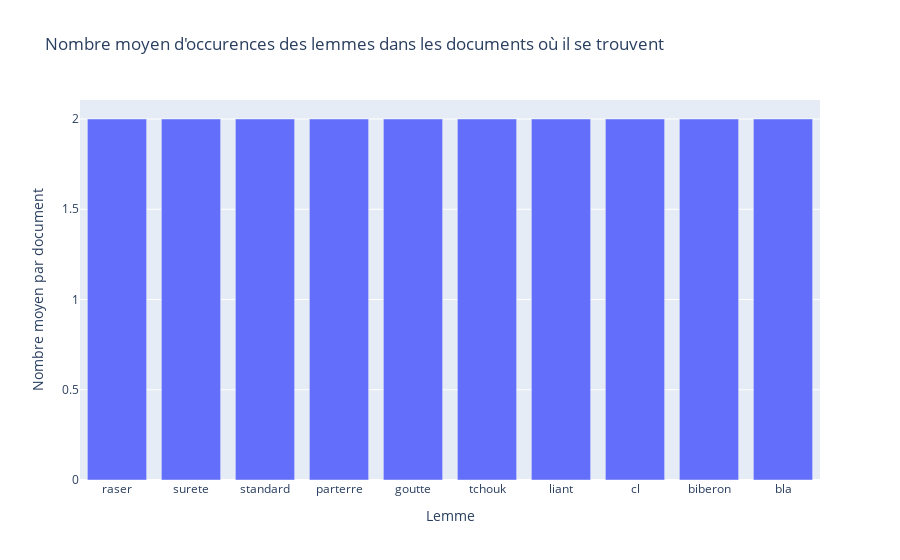

Notebook code cell kept with this figure:
### Code cell
df.sort_values(by = ['Nombre moyen par document'], inplace = True, ascending=False)
px.bar(df.iloc[:10,:], x = 'Lemme', y = 'Nombre moyen par document', title = "Nombre moyen d'occurences des lemmes dans les documents où il se trouvent")

### Figure 1 — Plotly figure (JSON) as saved in the notebook; plotly's stock layout.template omitted (floating-point values rounded to 4 significant figures)
{"data": [{"alignmentgroup": "True", "hovertemplate": "Lemme=%{x}<br>Nombre moyen par document=%{y}<extra></extra>", "legendgroup": "", "marker": {"color": "#636efa", "pattern": {"shape": ""}}, "name": "", "offsetgroup": "", "orientation": "v", "showlegend": false, "textposition": "auto", "type": "bar", "x": ["raser", "surete", "standard", "parterre", "goutte", "tchouk", "liant", "cl", "biberon", "bla"], "xaxis": "x", "y": [2, 2, 2, 2, 2, 2, 2, 2, 2, 2], "yaxis": "y"}], "layout": {"barmode": "relative", "legend": {"tracegroupgap": 0}, "title": {"text": "Nombre moyen d'occurences des lemmes dans les documents où il se trouvent"}, "xaxis": {"anchor": "y", "domain": [0, 1], "title": {"text": "Lemme"}}, "yaxis": {"anchor": "x", "domain": [0, 1], "title": {"text": "Nombre moyen par document"}}}}
